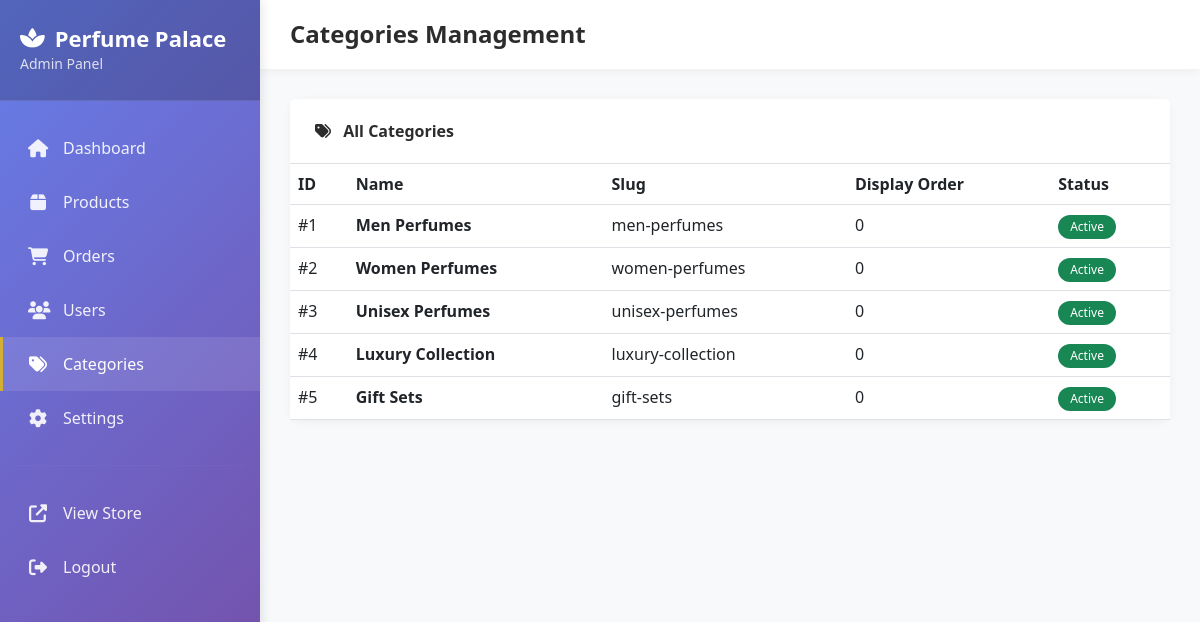
/admin/categories.php (signed in), run on the app's committed database.
### tables this page shows
CREATE TABLE categories (
    id INT AUTO_INCREMENT PRIMARY KEY,
    name VARCHAR(100) NOT NULL,
    slug VARCHAR(100) UNIQUE NOT NULL,
    description TEXT,
    image VARCHAR(255),
    parent_id INT DEFAULT NULL,
    display_order INT DEFAULT 0,
    is_active TINYINT(1) DEFAULT 1,
    created_at TIMESTAMP DEFAULT CURRENT_TIMESTAMP,
    FOREIGN KEY (parent_id) REFERENCES categories(id) ON DELETE SET NULL,
    INDEX idx_slug (slug),
    INDEX idx_active (is_active)
);

### admin/categories.php (the view, shortened to what this page needs)
<?php
try {
    $db = Database::getInstance()->getConnection();
    $stmt = $db->query("SELECT * FROM categories ORDER BY display_order ASC");
    $categories = $stmt->fetchAll();
} catch (Exception $e) {
    $error = $e->getMessage();
}
?>
<!DOCTYPE html>
<html lang="en">
<head>
    <link href="https://cdn.jsdelivr.net/npm/bootstrap@5.3.0/dist/css/bootstrap.min.css" rel="stylesheet">
    <link rel="stylesheet" href="https://cdnjs.cloudflare.com/ajax/libs/font-awesome/6.4.0/css/all.min.css">
</head>
<body>
    <div class="sidebar">
        <div class="sidebar-header">
            <h3><i class="fas fa-spa"></i> Perfume Palace</h3>
            <small style="opacity: 0.8;">Admin Panel</small>
        </div>
        <div class="sidebar-menu">
            <a href="index.php"><i class="fas fa-home"></i><span>Dashboard</span></a>
            <a href="products.php"><i class="fas fa-box"></i><span>Products</span></a>
            <a href="orders.php"><i class="fas fa-shopping-cart"></i><span>Orders</span></a>
            <a href="users.php"><i class="fas fa-users"></i><span>Users</span></a>
            <a href="categories.php" class="active"><i class="fas fa-tags"></i><span>Categories</span></a>
            <a href="settings.php"><i class="fas fa-cog"></i><span>Settings</span></a>
            <hr style="border-color: rgba(255,255,255,0.1); margin: 20px 15px;">
            <a href="../index.php" target="_blank"><i class="fas fa-external-link-alt"></i><span>View Store</span></a>
            <a href="logout.php"><i class="fas fa-sign-out-alt"></i><span>Logout</span></a>
        </div>
    </div>
    <div class="main-content">
        <div class="top-navbar"><h4>Categories Management</h4></div>
        <div class="content-area">
            <div class="card">
                <div class="card-header"><i class="fas fa-tags me-2"></i> All Categories</div>
                <div class="card-body p-0">
                    <div class="table-responsive">
                        <table class="table table-hover mb-0">
                            <thead>
                                <tr><th>ID</th><th>Name</th><th>Slug</th><th>Display Order</th><th>Status</th></tr>
                            </thead>
                            <tbody>
                                <?php if (!empty($categories)): foreach ($categories as $cat): ?>
                                    <tr>
                                        <td>#<?php echo $cat['id']; ?></td>
                                        <td><strong><?php echo htmlspecialchars($cat['name']); ?></strong></td>
                                        <td><?php echo htmlspecialchars($cat['slug']); ?></td>
                                        <td><?php echo $cat['display_order']; ?></td>
                                        <td><span class="badge bg-<?php echo $cat['is_active'] ? 'success' : 'secondary'; ?>"><?php echo $cat['is_active'] ? 'Active' : 'Inactive'; ?></span></td>
                                    </tr>
                                <?php endforeach; else: ?>
                                    <tr><td colspan="5" class="text-center py-4 text-muted">No categories found</td></tr>
                                <?php endif; ?>
                            </tbody>
                        </table>
                    </div>
                </div>
            </div>
        </div>
    </div>
</body>
</html>

### admin/categories.php (style rules this page uses)
:root { --primary: #d4af37; --secondary: #2c2c2c; --sidebar-width: 260px; }
body { font-family: 'Segoe UI', Tahoma, Geneva, Verdana, sans-serif; background: #f8f9fa; }
.sidebar { position: fixed; top: 0; left: 0; height: 100vh; width: var(--sidebar-width); background: linear-gradient(135deg, #667eea 0%, #764ba2 100%); color: white; padding: 0; z-index: 1000; box-shadow: 2px 0 10px rgba(0,0,0,0.1); }
.sidebar-header { padding: 25px 20px; background: rgba(0,0,0,0.2); border-bottom: 1px solid rgba(255,255,255,0.1); }
.sidebar-header h3 { margin: 0; font-size: 22px; font-weight: 700; display: flex; align-items: center; gap: 10px; }
.sidebar-menu { padding: 20px 0; }
.sidebar-menu a { display: flex; align-items: center; gap: 15px; padding: 15px 25px; color: rgba(255,255,255,0.9); text-decoration: none; transition: all 0.3s; border-left: 3px solid transparent; }
.sidebar-menu a:hover, .sidebar-menu a.active { background: rgba(255,255,255,0.1); border-left-color: var(--primary); color: white; }
.sidebar-menu a i { width: 20px; text-align: center; font-size: 18px; }
.main-content { margin-left: var(--sidebar-width); padding: 0; }
.top-navbar { background: white; padding: 20px 30px; box-shadow: 0 2px 10px rgba(0,0,0,0.05); }
.top-navbar h4 { margin: 0; color: var(--secondary); font-weight: 600; }
.content-area { padding: 30px; }
.card { border: none; border-radius: 12px; box-shadow: 0 2px 10px rgba(0,0,0,0.05); }
.card-header { background: white; border-bottom: 1px solid #e0e0e0; padding: 20px 25px; font-weight: 600; color: var(--secondary); }
.badge { padding: 6px 12px; border-radius: 20px; font-weight: 500; font-size: 12px; }

### data on the page
categories: id "1", name "Men Perfumes", slug "men-perfumes", display_order "0", is_active "Active"
categories: id "2", name "Women Perfumes", slug "women-perfumes", display_order "0", is_active "Active"
categories: id "3", name "Unisex Perfumes", slug "unisex-perfumes", display_order "0", is_active "Active"
categories: id "4", name "Luxury Collection", slug "luxury-collection", display_order "0", is_active "Active"
categories: id "5", name "Gift Sets", slug "gift-sets", display_order "0", is_active "Active"
